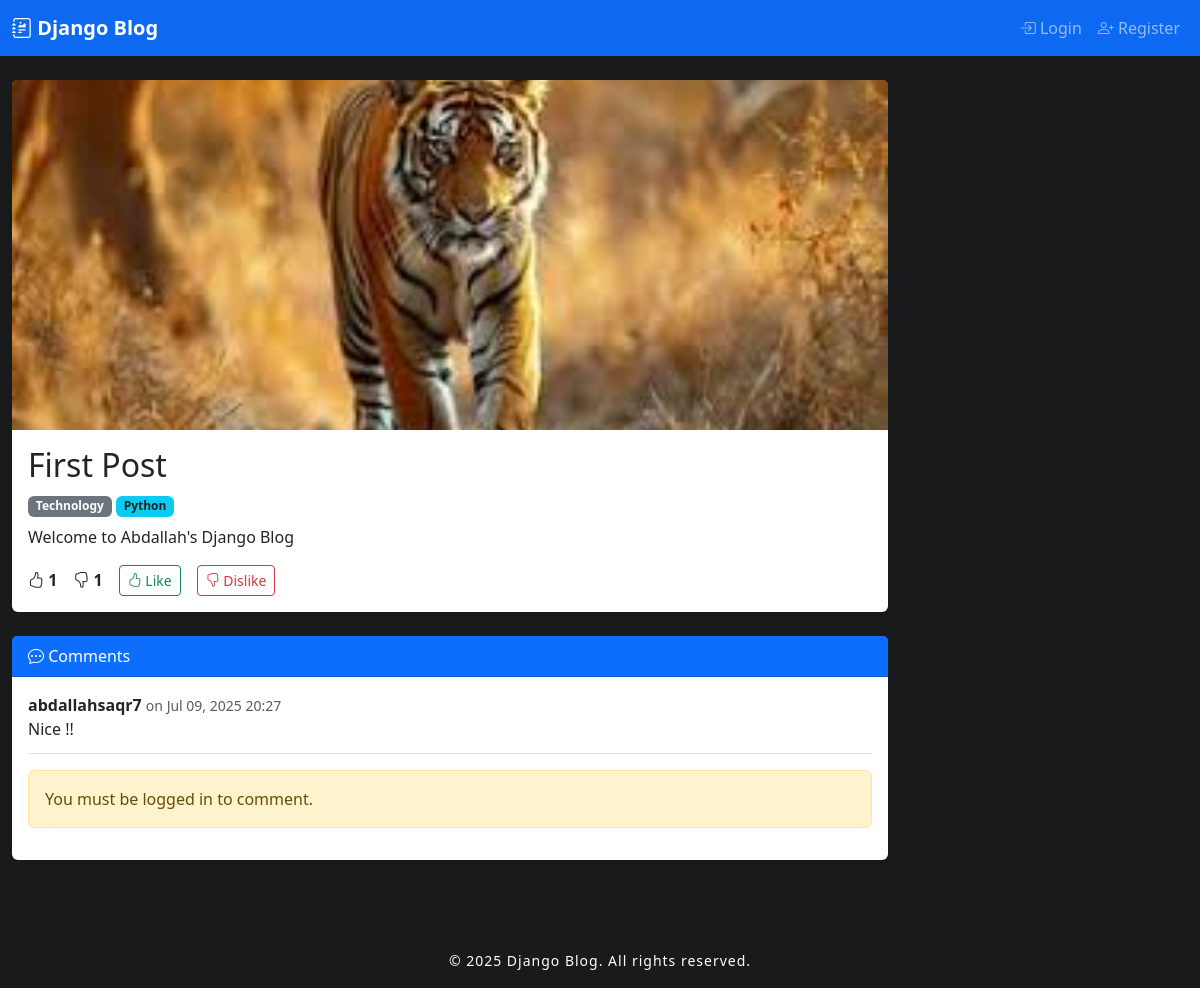
The app's page /post/1/ with its own data.
### blog/models.py (models this page shows, shortened)
class Post(models.Model):
    title = models.CharField(max_length=200)
    content = models.TextField()
    image = models.ImageField(upload_to='posts/', blank=True, null=True)
    category = models.ForeignKey(Category, on_delete=models.CASCADE, related_name='posts', blank=True, null=True)
    author = models.ForeignKey(User, on_delete=models.CASCADE)
    tags = models.ManyToManyField(Tag, blank=True)
    published = models.DateTimeField(auto_now_add=True)
    likes = models.ManyToManyField(User, related_name='liked_posts', blank=True)
    dislikes = models.ManyToManyField(User, related_name='disliked_posts', blank=True)

class Category(models.Model):
    name = models.CharField(max_length=100, unique=True)
    subscribers = models.ManyToManyField(User, related_name='subscribed_categories', blank=True)

class Tag(models.Model):
    name = models.CharField(max_length=50, unique=True)

class Comment(models.Model):
    post = models.ForeignKey(Post, on_delete=models.CASCADE, related_name='comments')
    user = models.ForeignKey(User, on_delete=models.CASCADE)
    content = models.TextField()
    created_at = models.DateTimeField(auto_now_add=True)
    reply_to = models.OneToOneField('self', null=True, blank=True, on_delete=models.CASCADE)

### blog/views.py (the view, shortened to what this page needs)
# urls.py: path('post/<int:post_id>/', views.post_detail, name='post_detail'),
def post_detail(request, post_id):
    post = get_object_or_404(Post, id=post_id)
    comments = post.comments.all()
    form = CommentForm()
    return render(request, 'blog/post_detail.html', {
        'post': post,
        'comments': comments,
        'form': form,
    })

### blog/templates/blog/post_detail.html (shortened to what this page needs)
{% extends 'blog/base.html' %}
{% block content %}
<div class="card mb-4 shadow-sm border-0">
    {% if post.image %}
        <img src="{{ post.image.url }}" class="card-img-top" alt="{{ post.title }}" style="max-height:350px;object-fit:cover;">
    {% else %}
        <div class="bg-secondary bg-opacity-25 d-flex align-items-center justify-content-center" style="height:200px;">
            <span class="text-muted"><i class="bi bi-image" style="font-size:2rem;"></i> No Image</span>
        </div>
    {% endif %}
    <div class="card-body">
        <h2 class="card-title mb-2">{{ post.title }}</h2>
        <div class="mb-2">
            <span class="badge bg-secondary">{{ post.category.name }}</span>
            {% for tag in post.tags.all %}
                <span class="badge bg-info text-dark">{{ tag.name }}</span>
            {% endfor %}
        </div>
        <p class="card-text">{{ post.content }}</p>
        <div class="d-flex align-items-center gap-3 mt-3">
            <span><i class="bi bi-hand-thumbs-up"></i> <strong>{{ post.likes.count }}</strong></span>
            <span><i class="bi bi-hand-thumbs-down"></i> <strong>{{ post.dislikes.count }}</strong></span>
            <a href="{% url 'like_post' post.id %}" class="btn btn-outline-success btn-sm"><i class="bi bi-hand-thumbs-up"></i> Like</a>
            <a href="{% url 'dislike_post' post.id %}" class="btn btn-outline-danger btn-sm"><i class="bi bi-hand-thumbs-down"></i> Dislike</a>
        </div>
    </div>
</div>
<div class="card shadow-sm mb-4 border-0">
    <div class="card-header bg-primary text-white"><i class="bi bi-chat-dots"></i> Comments</div>
    <div class="card-body">
        {% for comment in comments %}
            <div class="mb-3 border-bottom pb-2">
                <strong>{{ comment.user.username }}</strong>
                <span class="text-muted small">on {{ comment.created_at|date:"M d, Y H:i" }}</span>
                <p class="mb-1">{{ comment.content }}</p>
            </div>
        {% empty %}
            <div class="alert alert-info">No comments yet.</div>
        {% endfor %}
        {% if user.is_authenticated %}
            <form method="post" class="mt-3">
                {% csrf_token %}
                {{ form.as_p }}
                <button type="submit" class="btn btn-primary"><i class="bi bi-plus-circle"></i> Add Comment</button>
            </form>
        {% else %}
            <div class="alert alert-warning mt-3">You must be logged in to comment.</div>
        {% endif %}
    </div>
</div>
{% endblock %}

### blog/templates/blog/base.html (style rules this page uses)
body { background: #181a1b; color: #f8f9fa; }
.alert { margin-top: 1rem; }

### records on screen
Post: image (picture), title "First Post", category.name "Technology", content "Welcome to Abdallah's Django Blog", likes.count "1", dislikes.count "1"
Tag: name "Python"
Comment: user.username "abdallahsaqr7", created_at "Jul 09, 2025 20:27", content "Nice !!"
